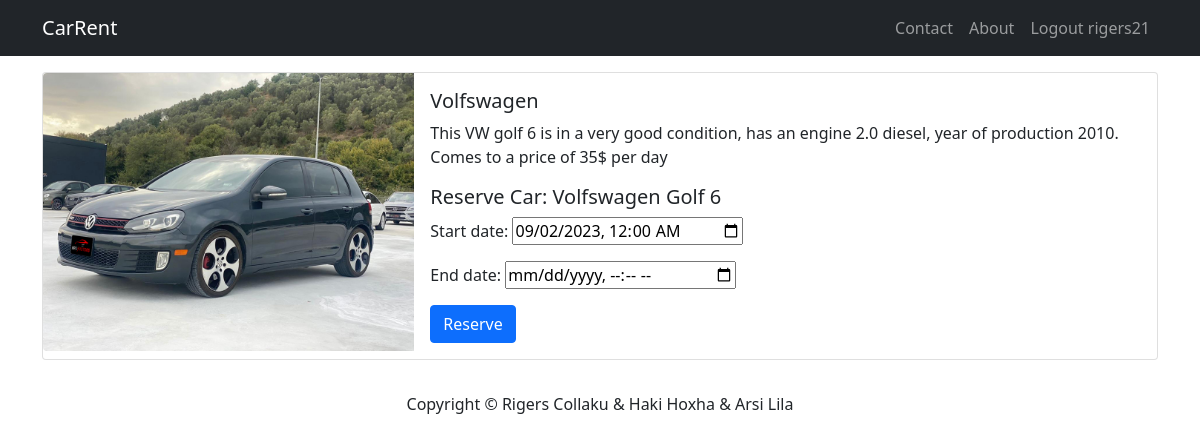
The app's page /cars/1/reserve (signed in) with its own data.
### cars/models.py (models this page shows, shortened)
class Car(models.Model):
    mark = models.CharField(max_length=100)
    model = models.CharField(max_length=100)
    year = models.BigIntegerField()
    fuel = models.CharField(max_length=50)
    price = models.CharField(max_length=10)
    description = models.CharField(max_length=250)
    image = models.ImageField(upload_to='cars/images/', null=True)

### cars/views.py (the view)
# urls.py: path('<int:car_id>/reserve', views.reserve, name='reserve'),
@login_required()
def reserve(request, car_id):
    car = Car.objects.get(pk=car_id)
    if request.method == 'POST':
        form = ReservationForm(request.POST)
        if form.is_valid():
            start_date = form.cleaned_data['start_date']
            end_date = form.cleaned_data['end_date']
            if end_date < start_date:
                messages.error(request, 'End date must be later than the start date!')
            elif Reservation.objects.filter(car=car, start_date__lte=end_date, end_date__gte=start_date).exists():
                messages.error(request, 'The selected dates are not available for reservation!')
            else:
                Reservation.objects.create(car=car, start_date=start_date, end_date=end_date, user=request.user)
                messages.success(request, 'Car reserved successfully!')
                return redirect('detail', car_id=car_id)
    else:
        form = ReservationForm()
    initial_start_date = now().date()
    form.fields['start_date'].initial = initial_start_date
    return render(request, 'reservation.html', {
        'car': car,
        'form': form
    })

### cars/forms.py
class ReservationForm(forms.Form):
    start_date = forms.DateTimeField(widget=forms.DateTimeInput(attrs={'type': 'datetime-local'}))
    end_date = forms.DateTimeField(widget=forms.DateTimeInput(attrs={'type': 'datetime-local'}))

### cars/templates/reservation.html (shortened to what this page needs)
{% extends 'base.html' %}
{% block content %}
<div class="card mb-3">
    <div class="row g-0">
        <div class="col-md-4">
            <img src="{{ car.image.url }}"
                 class="img-fluid rounded-start"   alt="">
        </div>
        <div class="col-md-8">
            <div class="card-body">
                <h5 class="card-title">{{ car.mark }}</h5>
                <p class="card-text">{{ car.description }}</p>
                <p class="card-text">
<h5>Reserve Car: {{ car.mark }} {{ car.model }}</h5>
    <form method="post">
        {{ form.as_p }}
        <button class="btn btn-primary" type="submit">Reserve</button>
    </form>
            </div>
        </div>
    </div>
</div>
{% endblock content %}

### CarRent/templates/base.html (shortened to what this page needs)
<!DOCTYPE html>
<html lang="en" xmlns="http://www.w3.org/1999/html" xmlns="http://www.w3.org/1999/html">
<head>
    <link href="https://cdn.jsdelivr.net/npm/bootstrap@5.1.3/dist/css/bootstrap.min.css" rel="stylesheet">
    <link href=
 "https://cdn.jsdelivr.net/npm/bootstrap@5.1.1/
 dist/css/bootstrap.min.css" rel="stylesheet"
>
</head>
<body>
    <nav class="navbar navbar-expand-lg navbar-dark bg-dark mb-3">
        <div class="container">
            <a class="navbar-brand" href="{% url 'home' %}">
                CarRent</a>
            <div class="collapse navbar-collapse"
                id="navbarNavAltMarkup">
                <div class="navbar-nav ms-auto">
                    <a class="nav-link" href="{% url 'contact' %}">Contact</a>
                    <a class="nav-link" href="{% url 'about' %}">About</a>
                    {% if user.is_authenticated %}
                    <a class="nav-link" href="{% url 'logoutaccount' %}">Logout {{ user.username }}</a>
                    {% else%}
                    <a class="nav-link" href="{% url 'loginaccount' %}">Login</a>
                    <a class="nav-link" href="{% url 'signupaccount' %}">Sign Up</a>
                    {% endif %}
                </div>
            </div>
            </div>
    </nav>
  <div class="container">
   {% block content %}
   {% endblock content %}
  </div>
    <footer class="footer mt-auto py-3 bg-body-tertiary">
        <div class="container">
            <p class="text-body-secondary text-center my-0">Copyright &copy; Rigers Collaku & Haki Hoxha & Arsi Lila</p>
        </div>
    </footer>
</body>
</html>

### records on screen
Car: image (picture), mark "Volfswagen", description "This VW golf 6 is in a very good condition, has an engine 2.0 diesel, year of production 2010. Comes to a price of 35$ per day", model "Golf 6"

### other values on screen
{{ user.username }} "rigers21"
